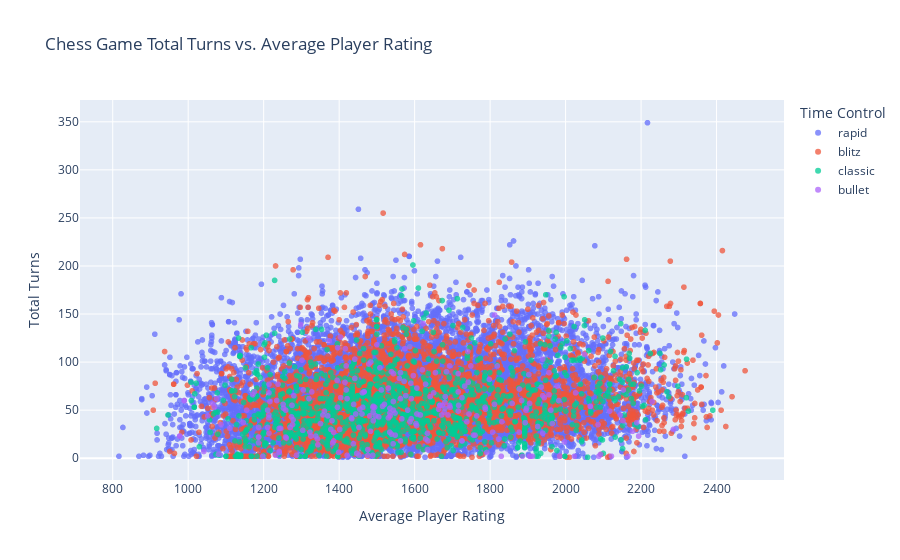

Notebook cell for this chart:
### Markdown cell above
### Exploring the data

### Code cell
st.header('Total turns played in a game vs. Average rating of the players')

# generate a scatter plot of average player rating vs. total turns, colored by time control
px.scatter(games_df, x='avg_rating', y='turns', color='time_control',  title='Chess Game Total Turns vs. Average Player Rating',
    labels=dict(avg_rating='Average Player Rating', turns='Total Turns', time_control='Time Control'), opacity=.75)

### Figure 1 — Plotly figure (JSON) as saved in the notebook; plotly's stock layout.template omitted (floating-point values rounded to 4 significant figures; data arrays with more than 128 entries replaced by an {"elided": "..."} marker saying what was removed)
{"data": [{"hovertemplate": "Time Control=rapid<br>Average Player Rating=%{x}<br>Total Turns=%{y}<extra></extra>", "legendgroup": "rapid", "marker": {"color": "#636efa", "opacity": 0.75, "symbol": "circle"}, "mode": "markers", "name": "rapid", "showlegend": true, "type": "scattergl", "x": {"elided": "14410 float values"}, "xaxis": "x", "y": {"elided": "14410 int values"}, "yaxis": "y"}, {"hovertemplate": "Time Control=blitz<br>Average Player Rating=%{x}<br>Total Turns=%{y}<extra></extra>", "legendgroup": "blitz", "marker": {"color": "#EF553B", "opacity": 0.75, "symbol": "circle"}, "mode": "markers", "name": "blitz", "showlegend": true, "type": "scattergl", "x": {"elided": "3728 float values"}, "xaxis": "x", "y": {"elided": "3728 int values"}, "yaxis": "y"}, {"hovertemplate": "Time Control=classic<br>Average Player Rating=%{x}<br>Total Turns=%{y}<extra></extra>", "legendgroup": "classic", "marker": {"color": "#00cc96", "opacity": 0.75, "symbol": "circle"}, "mode": "markers", "name": "classic", "showlegend": true, "type": "scattergl", "x": {"elided": "1242 float values"}, "xaxis": "x", "y": {"elided": "1242 int values"}, "yaxis": "y"}, {"hovertemplate": "Time Control=bullet<br>Average Player Rating=%{x}<br>Total Turns=%{y}<extra></extra>", "legendgroup": "bullet", "marker": {"color": "#ab63fa", "opacity": 0.75, "symbol": "circle"}, "mode": "markers", "name": "bullet", "showlegend": true, "type": "scattergl", "x": {"elided": "249 float values"}, "xaxis": "x", "y": {"elided": "249 int values"}, "yaxis": "y"}], "layout": {"legend": {"title": {"text": "Time Control"}, "tracegroupgap": 0}, "title": {"text": "Chess Game Total Turns vs. Average Player Rating"}, "xaxis": {"anchor": "y", "domain": [0, 1], "title": {"text": "Average Player Rating"}}, "yaxis": {"anchor": "x", "domain": [0, 1], "title": {"text": "Total Turns"}}}}
